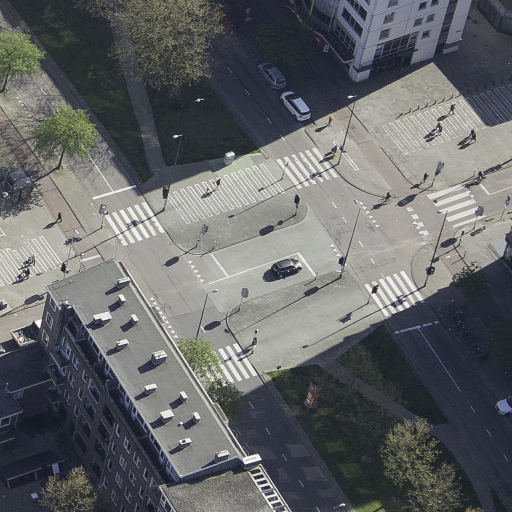
#> input picture data/img/Dota.png, 1024 x 1024 px (shown at 1/2 size)
$ python -i gmc.py   (imports and definitions only)
#> lines starting #> are read from the running program, lines starting #| are printed output that depends on the picture
#> further down, picture is the input picture: shape (1024, 1024, 3); mean B, G, R 103.4, 102.3, 100.3
import cv2
import matplotlib.pyplot as plt
import numpy as np
import copy
import time


class GMC:
    def __init__(self, method='sparseOptFlow', downscale=2, verbose=None):
        super(GMC, self).__init__()

        self.method = method
        self.downscale = max(1, int(downscale))

        if self.method == 'orb':
            self.detector = cv2.FastFeatureDetector_create(20)
            self.extractor = cv2.ORB_create()
            self.matcher = cv2.BFMatcher(cv2.NORM_HAMMING)

        elif self.method == 'sift':
            self.detector = cv2.SIFT_create(nOctaveLayers=3, contrastThreshold=0.02, edgeThreshold=20)
            self.extractor = cv2.SIFT_create(nOctaveLayers=3, contrastThreshold=0.02, edgeThreshold=20)
            self.matcher = cv2.BFMatcher(cv2.NORM_L2)

        elif self.method == 'ecc':
            number_of_iterations = 5000
            termination_eps = 1e-6
            self.warp_mode = cv2.MOTION_EUCLIDEAN
            self.criteria = (cv2.TERM_CRITERIA_EPS | cv2.TERM_CRITERIA_COUNT, number_of_iterations, termination_eps)

        elif self.method == 'sparseOptFlow':
            self.feature_params = dict(maxCorners=1000, qualityLevel=0.01, minDistance=1, blockSize=3,
                                       useHarrisDetector=False, k=0.04)
            # self.gmc_file = open('GMC_results.txt', 'w')

        elif self.method == 'file' or self.method == 'files':
            seqName = verbose[0]
            ablation = verbose[1]
            if ablation:
                filePath = r'tracker/GMC_files/MOT17_ablation'
            else:
                filePath = r'tracker/GMC_files/MOTChallenge'

            if '-FRCNN' in seqName:
                seqName = seqName[:-6]
            elif '-DPM' in seqName:
                seqName = seqName[:-4]
            elif '-SDP' in seqName:
                seqName = seqName[:-4]

            self.gmcFile = open(filePath + "/GMC-" + seqName + ".txt", 'r')

            if self.gmcFile is None:
                raise ValueError("Error: Unable to open GMC file in directory:" + filePath)
        elif self.method == 'none' or self.method == 'None':
            self.method = 'none'
        else:
            raise ValueError("Error: Unknown CMC method:" + method)

        self.prevFrame = None
        self.prevKeyPoints = None
        self.prevDescriptors = None

        self.initializedFirstFrame = False

    def apply(self, raw_frame, detections=None):
        if self.method == 'orb' or self.method == 'sift':
            return self.applyFeaures(raw_frame, detections)
        elif self.method == 'ecc':
            return self.applyEcc(raw_frame, detections)
        elif self.method == 'sparseOptFlow':
            return self.applySparseOptFlow(raw_frame, detections)
        elif self.method == 'file':
            return self.applyFile(raw_frame, detections)
        elif self.method == 'none':
            return np.eye(2, 3)
        else:
            return np.eye(2, 3)

    # [158 lines left out: functions applyEcc, applyFeaures, not called in this run]

    def applySparseOptFlow(self, raw_frame, detections=None):

        t0 = time.time()

        # Initialize
        height, width, _ = raw_frame.shape
#> height = 1024; width = 1024
        frame = cv2.cvtColor(raw_frame, cv2.COLOR_BGR2GRAY)
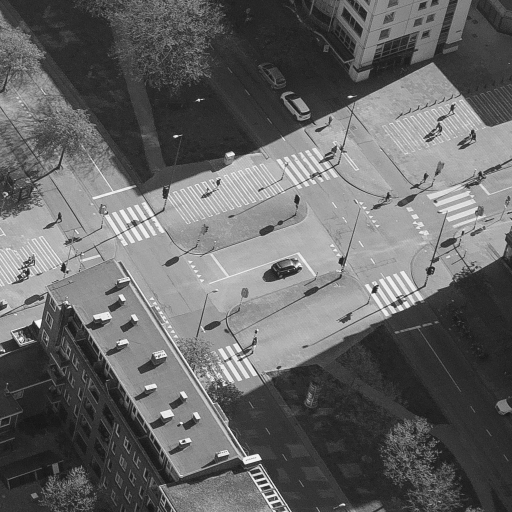
#> frame: shape (1024, 1024) (shown at 1/2 size); min 18, max 255, mean 101.9
        H = np.eye(2, 3)

        # Downscale image
        if self.downscale > 1.0:
            # frame = cv2.GaussianBlur(frame, (3, 3), 1.5)
            frame = cv2.resize(frame, (width // self.downscale, height // self.downscale))
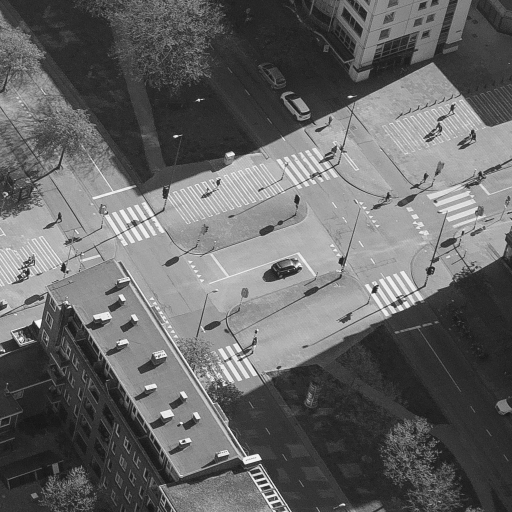
#> frame: shape (512, 512); min 20, max 255, mean 102

        # find the keypoints
        keypoints = cv2.goodFeaturesToTrack(frame, mask=None, **self.feature_params)
#> keypoints = 1000 rows, first 8: [39, 327], [372, 292], [233, 154], [260, 459], [173, 136], [263, 476], [181, 423], [183, 441]

        # Handle first frame
        if not self.initializedFirstFrame:
            # Initialize data
            self.prevFrame = frame.copy()
            self.prevKeyPoints = copy.copy(keypoints)
#> self.prevKeyPoints has the same summary as keypoints

            # Initialization done
            self.initializedFirstFrame = True

            return H

        # find correspondences
        matchedKeypoints, status, err = cv2.calcOpticalFlowPyrLK(self.prevFrame, frame, self.prevKeyPoints, None)

        # leave good correspondences only
        prevPoints = []
        currPoints = []

        for i in range(len(status)):
            if status[i]:
                prevPoints.append(self.prevKeyPoints[i])
                currPoints.append(matchedKeypoints[i])

        prevPoints = np.array(prevPoints)
        currPoints = np.array(currPoints)

        # Find rigid matrix
        if (np.size(prevPoints, 0) > 4) and (np.size(prevPoints, 0) == np.size(prevPoints, 0)):
            H, inliesrs = cv2.estimateAffinePartial2D(prevPoints, currPoints, cv2.RANSAC)

            # Handle downscale
            if self.downscale > 1.0:
                H[0, 2] *= self.downscale
                H[1, 2] *= self.downscale
        else:
            print('Warning: not enough matching points')

        # Store to next iteration
        self.prevFrame = frame.copy()
        self.prevKeyPoints = copy.copy(keypoints)

        t1 = time.time()

        # gmc_line = str(1000 * (t1 - t0)) + "\t" + str(H[0, 0]) + "\t" + str(H[0, 1]) + "\t" + str(
        #     H[0, 2]) + "\t" + str(H[1, 0]) + "\t" + str(H[1, 1]) + "\t" + str(H[1, 2]) + "\n"
        # self.gmc_file.write(gmc_line)

        return H

    # [12 lines left out: function applyFile, not called in this run]

>>> import cv2
>>> picture = cv2.imread('../../data/img/Dota.png')
>>> result = GMC().apply(picture)
#> result = [[1, 0, 0], [0, 1, 0]]
